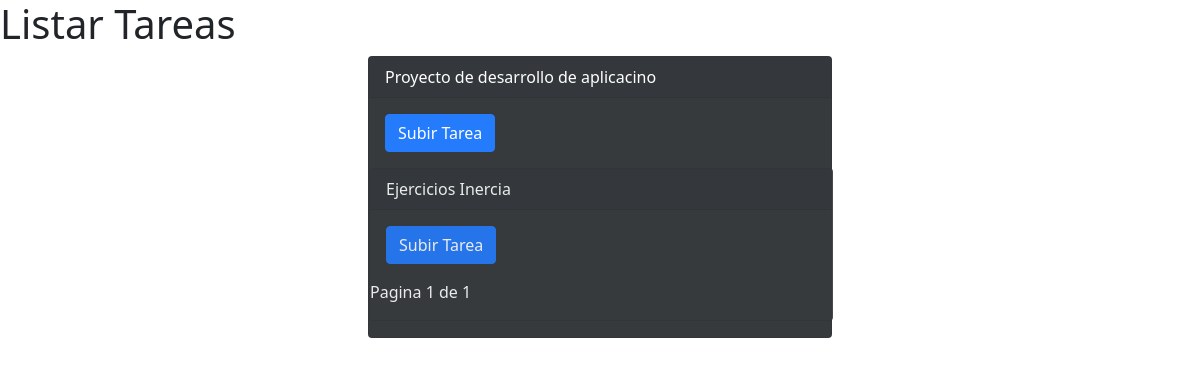
Screenshot of /listaTareas/2 (signed in) with the database file from the repository.
### sistema_calificacion/models.py (models this page shows)
class Tareas(models.Model):
    id_tarea = models.BigAutoField(primary_key=True,null=False, blank=False)
    title = models.CharField(max_length=50, null=False, blank=True)
    description = models.CharField(max_length=500, null=False, blank=True)
    curso = models.ForeignKey(Curso, on_delete=models.CASCADE, default=0)
    valor = models.IntegerField(default=0)
    fecha_de_entrega = models.DateTimeField()
    def __str__(self):
        return self.title

### sistema_calificacion/views.py (the view)
# urls.py: path('listaTareas/<int:pk>',ListaTareas.as_view(),name='lista'),
class ListaTareas(ListView):
    model = Tareas
    template_name = 'lista.html'
    paginate_by = 7
    def get_queryset(self, *args, **kwargs):
        return get_list_or_404(Tareas.objects.filter(curso=self.kwargs['pk']))
    def get_context_data(self, **kwargs):
        context = super(ListaTareas, self).get_context_data(**kwargs)
        context['title'] = 'Listar Tareas'
        context['tareas'] = True
        rol: int = self.request.user.userapp.rol_teacher.id_rol
        context['is_alumno'] = rol == 4
        context['is_teacher'] = rol == 3
        return context

### sistema_calificacion/Templates/lista.html (shortened to what this page needs)
{%extends "base.html"%}
{%block content%}
<h1>{{title}} </h1>
{%for articulo in object_list%}
<div class="card text-white bg-dark mb-3 mx-auto" style="width: 29rem;opacity:0.9;">
    <div class="card-header">
        {{articulo}}
    </div>
    <div class="card-body">
        {%if is_alumno%}
<a href="{%url 'subir' articulo.pk %}" class="btn btn-primary" type="submit"> Subir Tarea</a>
        {%endif%}
    </div>
{%endfor%}
 <span class="current">
      Pagina {{ page_obj.number }} de {{ page_obj.paginator.num_pages }}
  </span>
     <nav >
     </nav>
{%endblock%}

### rows the page displays
Tareas: title "Proyecto de desarrollo de aplicacino"
Tareas: title "Ejercicios Inercia"

### other values shown
{{ page_obj.number }} "1"
{{ page_obj.paginator.num_pages }} "1"
